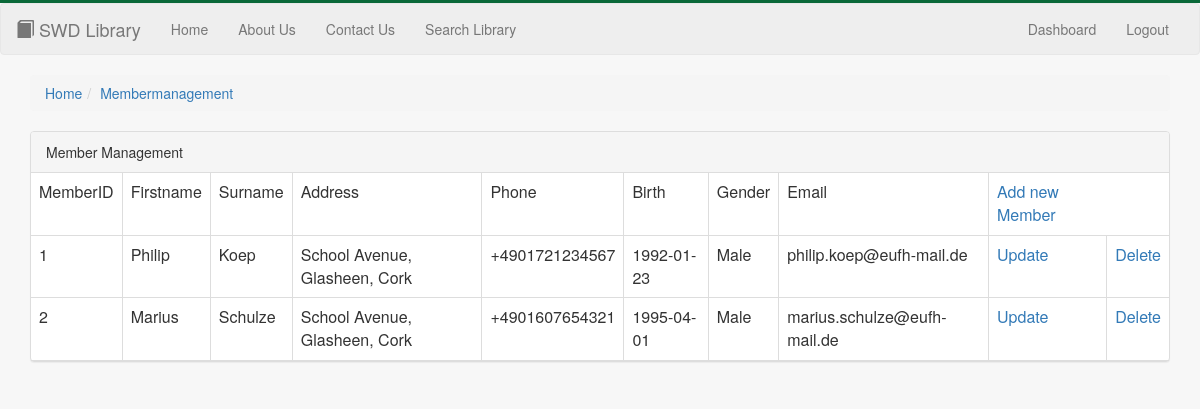
Page /public_html/protected/view/membermanagement.php (signed in) on the committed database.
### tables this page shows
CREATE TABLE IF NOT EXISTS member (
  MemberID  INTEGER AUTO_INCREMENT NOT NULL PRIMARY KEY,
  Firstname VARCHAR(50)            NOT NULL,
  Surname   VARCHAR(50)            NOT NULL,
  Address   VARCHAR(50)            NOT NULL,
  Phone     VARCHAR(50),
  Birth     DATE,
  Gender    VARCHAR(50),
  Email     VARCHAR(50)
);

### public_html/protected/database/MySQLService.php (called while the page is built, shortened)
<?php
$root = realpath($_SERVER["DOCUMENT_ROOT"]);
require_once "$root/webdev/public_html/protected/entities/Member.php";
class MySQLService {
    private $connection;
    public function getConnection() {
        return $this->connection;
    }
    public function setConnection($connection) {
        $this->connection = $connection;
    }
    public function getAllMembers(): ?array {
        $connection = $this->getConnection();
        $memberArray = null;
        if ($connection) {
            $sql = "SELECT * FROM member";
            $result = mysqli_query($connection, $sql);
            if ($result->num_rows >= 1) {
                $resultArray = $result->fetch_all();
                $memberArray = array();
                foreach ($resultArray as $member) {
                    array_push($memberArray, new Member($member["0"], $member["1"], $member["2"], $member["3"], $member["4"], $member["5"], $member["6"], $member["7"]));
                }
            }
        }
        return $memberArray;
    }
}

### public_html/protected/controller/MemberManagementController.php (called while the page is built, shortened)
<?php
require_once "../database/MySQLService.php";
class MemberManagementController {
    public static function getAllMembers(): ?array {
        $sqlService = new MySQLService();
        if ($sqlService->connect()) {
            return $sqlService->getAllMembers();
        }
        return null;
    }
}

### public_html/protected/entities/Member.php (called while the page is built, shortened)
<?php
class Member implements Serializable {
    private $memberId, $firstName, $surName, $address, $phone, $birth, $gender, $email;
    public function __construct($memberId, $firstName, $surName, $address, $phone, $birth, $gender, $email) {
        $this->memberId = $memberId;
        $this->firstName = $firstName;
        $this->surName = $surName;
        $this->address = $address;
        $this->phone = $phone;
        $this->birth = $birth;
        $this->gender = $gender;
        $this->email = $email;
    }
    public function getMemberId() {
        return $this->memberId;
    }
    public function getFirstName() {
        return $this->firstName;
    }
    public function getSurName() {
        return $this->surName;
    }
    public function getAddress() {
        return $this->address;
    }
    public function getPhone() {
        return $this->phone;
    }
    public function getBirth() {
        return $this->birth;
    }
    public function getGender() {
        return $this->gender;
    }
    public function getEmail() {
        return $this->email;
    }
}

### public_html/protected/view/membermanagement.php (the view, shortened to what this page needs)
<html>
<head>
    <?php include '../../protected/view/parts/head.php'; ?>
</head>
<?php include '../../protected/view/parts/header.php'; ?>
<body>
<div class="container">
    <?php include '../../protected/view/parts/breadcrumb.php'; ?>
    <div class="panel panel-default">
        <div class="panel-heading">Member Management</div>
        <table class="table table-hover table-bordered">
            <tr>
                <td>MemberID</td>
                <td>Firstname</td>
                <td>Surname</td>
                <td>Address</td>
                <td>Phone</td>
                <td>Birth</td>
                <td>Gender</td>
                <td>Email</td>
                <td><?php echo '<a href="../protected/action/membermanagement.php?member-add">Add new Member</a>'; ?></td>
            </tr>
            <?php
            require_once "../controller/MemberManagementController.php";
            require_once "../entities/Member.php";
            $members = MemberManagementController::getAllMembers();
            if ($members != null) {
                foreach ($members as $member) {
                    echo '<tr>';
                    echo '<td>' . $member->getMemberId() . '</td>';
                    echo '<td>' . $member->getFirstName() . '</td>';
                    echo '<td>' . $member->getSurName() . '</td>';
                    echo '<td>' . $member->getAddress() . '</td>';
                    echo '<td>' . $member->getPhone() . '</td>';
                    echo '<td>' . $member->getBirth() . '</td>';
                    echo '<td>' . $member->getGender() . '</td>';
                    echo '<td>' . $member->getEmail() . '</td>';
                    echo '<td><a href="../protected/action/membermanagement.php?member-update=' . $member->getMemberId() . '">Update</a></td>';
                    echo '<td><a href="../protected/action/membermanagement.php?member-delete=' . $member->getMemberId() . '">Delete</a></td>';
                    echo '</tr>';
                }
            }
            echo '</table>';
            echo '</div>';
            echo '</div></br>';
            ?>
</body>
</html>

### public_html/src/css/main.css (style rules this page uses)
body { margin: 0 0 40px; border-top: 3px solid #096838; overflow-x: hidden; background-color: #f7f7f7; }

### rows in the picture
member: MemberID "1", Firstname "Philip", Surname "Koep", Address "School Avenue, Glasheen, Cork", Phone "+4901721234567", Birth "1992-01-23", Gender "Male", Email "philip.koep@eufh-mail.de"
member: MemberID "2", Firstname "Marius", Surname "Schulze", Address "School Avenue, Glasheen, Cork", Phone "+4901607654321", Birth "1995-04-01", Gender "Male", Email "marius.schulze@eufh-mail.de"

### other values in the picture
str_replace(array(".php", "_"), array("", " "), $crumb) . ' ' "Membermanagement"
